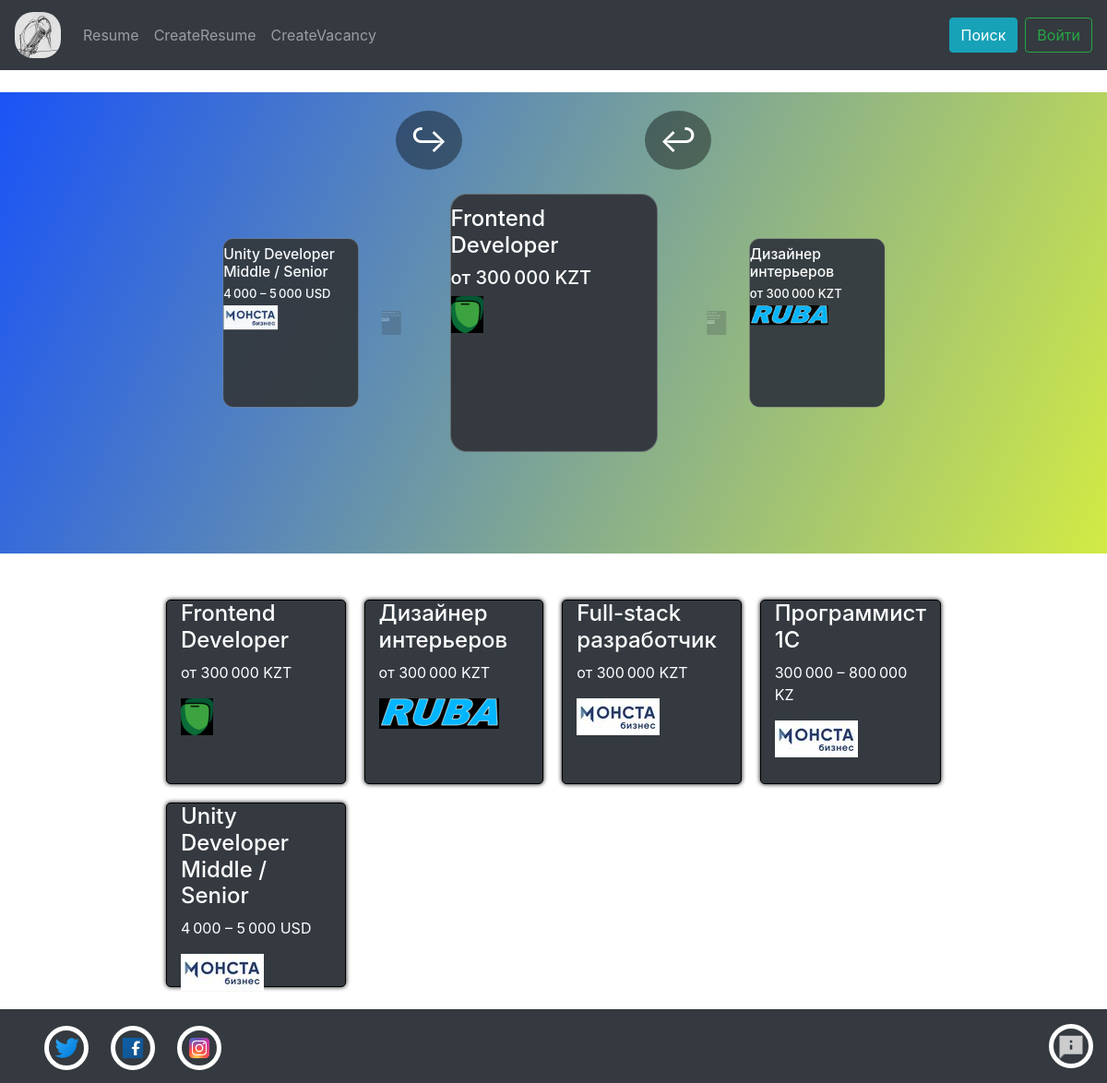
The page / on the database its author committed.
### app/models.py (models this page shows, shortened)
class Vacancies(models.Model):
    title = models.CharField('title', max_length= 50)
    salary = models.CharField('Salary', max_length=20)
    email = models.CharField('Email', max_length=50)
    text = models.TextField('Text')
    date = models.DateField('Data')
    Imagesrs = models.CharField('Imageurl', max_length=50)
    Telephonenumber = models.CharField('Telephonenumber', max_length=20)

### app/views.py (the view)
# urls.py: path('', views.index, name="main"),
def index(request):
    vacancies = Vacancies.objects.all()
    if request.headers.get('X-Requested-With') == 'XMLHttpRequest':
        if request.method == "GET":
            return JsonResponse({"vacancy": list(Vacancies.objects.all().values())})
        else:
            authUserForm = forms.AuthUserForm()
    else:
        if request.method == "POST":
            authUserForm = AuthFormHelp.addPostMethodForLayoutForm(request)
            if authUserForm == None:
                return HttpResponseRedirect('/')
        else:
            vacancies = Vacancies.objects.all()
            authUserForm = forms.AuthUserForm()
    return render(
        request,
        "app/index.html",
        {
         "account": request.session.get('account', False),
         'vacancies': vacancies,
         "authUserForm": authUserForm,
         "statusBtnAuth": True
        }
    )

### app/templates/app/index.html (shortened to what this page needs)
{% extends "app/Layout/layout.html" %}
{% load static %}
{% block style %}
    <link rel="stylesheet" type="text/css" href="../static/app/style/MainStyle.css" />
{% endblock %}
{% block content %}
<ul class="carousel">
    {% for el in vacancies%}
        <li class="carousel__item">
            <a href="{% url 'vacancy' id_vacancy=el.id %}"><div class="carousel__item-wrapper">
                <h4>{{el.title}}</h4>
                <h5>{{el.salary}}</h5></div>
                <img class="gridimages" type="image" src = "{{el.Imagesrs}}"/>
            </a>
        </li>
        {% endfor %}
    <div class="carousel__controls">
  <button class="carousel__controls--left">&#8618;</button>
  <button class="carousel__controls--right">&#8617;</button>
</div>
</ul>
<div id="info-resume__container" class="wrappergrid">
    {% for el in vacancies %}
    <a href="{% url 'vacancy' id_vacancy=el.id %}">
        <div class="col">
            <h4>{{el.title}}</h4>
            <p>{{el.salary}}</p>
            <img class="gridimages" src="{{el.Imagesrs}}">
        </div>
    </a>
    {% endfor %}
</div>
{% endblock %}

### app/static/app/style/StyleForLayout.css (style rules this page uses)
body { margin: 0; height: 100vh; }

### app/static/app/style/MainStyle.css (style rules this page uses)
:root { --card-height: 40vw; --card-max-height: 280px; --card-min-height: 240; --card-width: 40vw; --card-max-width: 225px; --card-min-width: 180px; }
* { margin: 0; padding: 0; }
.carousel { background: linear-gradient(114deg, rgba(26,83,246,1) 0%, rgba(210,235,68,1) 100%); height:500px; width: 100%; top: 0; left: 0; }
.carousel__item { position: absolute; height: 0px; width: 0px; height: var(--card-height); width: var(--card-width); max-width: var(--card-max-width); max-height: var(--card-max-height); min-height: var(--card-min-height); min-width: var(--card-min-width); top: 0; right: 0; bottom: 0; left: 0; margin: auto; z-index: 0; display: block; overflow: hidden; border-radius: 1.5vmax; border: solid 1px rgba(255,255,255,.25); opacity: 0; background-color: #343a40; }
.carousel__item-wrapper { font-size: 3.5vw; margin-top: 1vw; justify-content: center; width: 100%; color: white; -webkit-touch-callout: none; -webkit-user-select: none; -khtml-user-select: none; -moz-user-select: none; -ms-user-select: none; user-select: none; }
.carousel__controls { padding-top: 20px; width: 40vw; height: 7vw; left: 0; right: 0; margin: 0 auto; display: grid; grid-template-columns: repeat(2, 1fr); justify-items: center; grid-gap: 5vw; }
.carousel__controls button { background: none; font-size: 3vw; width: 6vw; color: white; border: none; display: flex; border-radius: 100%; justify-content: center; align-items: center; background-color: rgba(0,0,0,.4); transition: transform .3s ease; }
.wrappergrid { position: relative; width: 70%; margin: 0 auto; margin-top: 50px; display: grid; grid-template-columns: repeat(4, 1fr); grid-gap: 20px; }
.col { height: 200px; border: 1px groove black; border-radius: 5px; transition: 0.5s; box-shadow: 0px 0px 5px black; background-color: #343a40; color: white; }
.gridimages { background-color: black; }

### rows shown on the page
Vacancies: title "Frontend Developer", salary "от 300 000 KZT", Imagesrs (picture)
Vacancies: title "Дизайнер интерьеров", salary "от 300 000 KZT", Imagesrs (picture)
Vacancies: Imagesrs (picture), title "Full-stack разработчик", salary "от 300 000 KZT"
Vacancies: Imagesrs (picture), title "Программист 1С", salary "300 000 – 800 000 KZ"
Vacancies: title "Unity Developer Middle / Senior", salary "4 000 – 5 000 USD", Imagesrs (picture)
